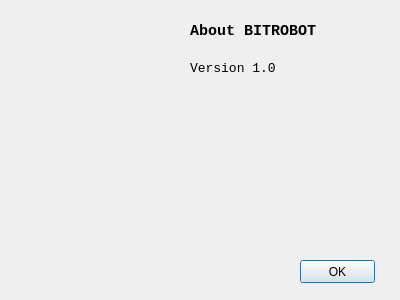
<?xml version="1.0" encoding="UTF-8"?>
<ui version="4.0">
 <class>Dialog</class>
 <widget class="QDialog" name="Dialog">
  <property name="windowModality">
   <enum>Qt::NonModal</enum>
  </property>
  <property name="geometry">
   <rect>
    <x>0</x>
    <y>0</y>
    <width>400</width>
    <height>300</height>
   </rect>
  </property>
  <property name="sizePolicy">
   <sizepolicy hsizetype="Fixed" vsizetype="Fixed">
    <horstretch>0</horstretch>
    <verstretch>0</verstretch>
   </sizepolicy>
  </property>
  <property name="minimumSize">
   <size>
    <width>400</width>
    <height>300</height>
   </size>
  </property>
  <property name="maximumSize">
   <size>
    <width>400</width>
    <height>300</height>
   </size>
  </property>
  <property name="baseSize">
   <size>
    <width>400</width>
    <height>300</height>
   </size>
  </property>
  <property name="windowTitle">
   <string>About</string>
  </property>
  <widget class="QLabel" name="label">
   <property name="geometry">
    <rect>
     <x>10</x>
     <y>10</y>
     <width>151</width>
     <height>141</height>
    </rect>
   </property>
   <property name="text">
    <string/>
   </property>
   <property name="pixmap">
    <pixmap>BITROBOT.png</pixmap>
   </property>
   <property name="scaledContents">
    <bool>true</bool>
   </property>
  </widget>
  <widget class="QLabel" name="label_2">
   <property name="geometry">
    <rect>
     <x>190</x>
     <y>10</y>
     <width>131</width>
     <height>41</height>
    </rect>
   </property>
   <property name="font">
    <font>
     <family>Consolas</family>
     <pointsize>11</pointsize>
     <weight>75</weight>
     <bold>true</bold>
    </font>
   </property>
   <property name="text">
    <string>About BITROBOT</string>
   </property>
  </widget>
  <widget class="QLabel" name="label_3">
   <property name="geometry">
    <rect>
     <x>190</x>
     <y>60</y>
     <width>131</width>
     <height>16</height>
    </rect>
   </property>
   <property name="font">
    <font>
     <family>Consolas</family>
     <pointsize>10</pointsize>
    </font>
   </property>
   <property name="text">
    <string>Version 1.0</string>
   </property>
  </widget>
  <widget class="QPushButton" name="pushButton">
   <property name="geometry">
    <rect>
     <x>300</x>
     <y>260</y>
     <width>75</width>
     <height>23</height>
    </rect>
   </property>
   <property name="text">
    <string>OK</string>
   </property>
  </widget>
 </widget>
 <resources/>
 <connections/>
</ui>
